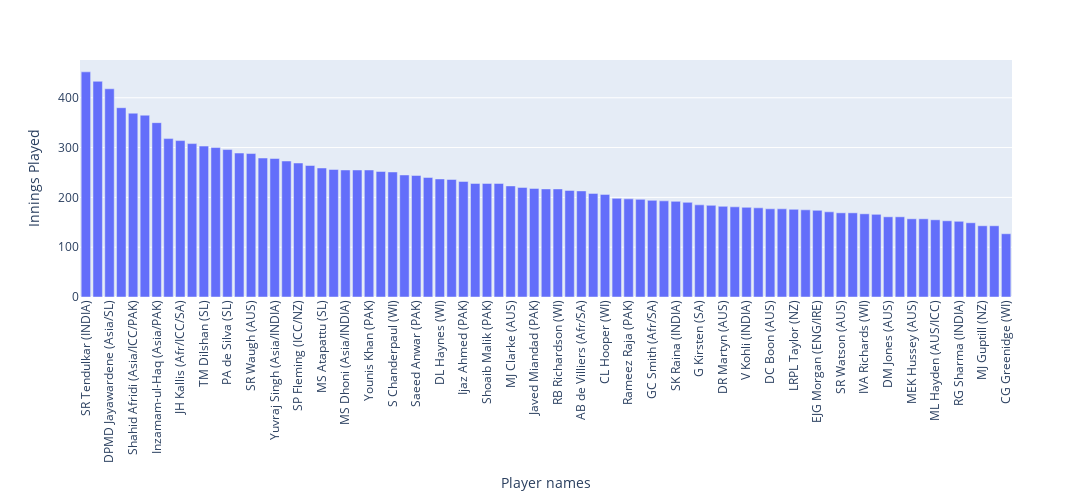

The code cell stored with this chart in its notebook:
### Code cell
inns=df[['Player','Inns']].sort_values('Inns',ascending=False)
fig=px.bar(inns,x='Player',y='Inns')
fig.update_layout(xaxis_tickangle=-90,
                 xaxis_title='Player names ',
                 yaxis_title='Innings Played',
                 width=1200,
                 height=500)
fig.show()

### Figure 1 — Plotly figure (JSON) as saved in the notebook; plotly's stock layout.template omitted (floating-point values rounded to 4 significant figures)
{"data": [{"alignmentgroup": "True", "hovertemplate": "Player=%{x}<br>Inns=%{y}<extra></extra>", "legendgroup": "", "marker": {"color": "#636efa", "pattern": {"shape": ""}}, "name": "", "offsetgroup": "", "orientation": "v", "showlegend": false, "textposition": "auto", "type": "bar", "x": ["SR Tendulkar (INDIA)", "ST Jayasuriya (Asia/SL)", "DPMD Jayawardene (Asia/SL)", "KC Sangakkara (Asia/ICC/SL)", "Shahid Afridi (Asia/ICC/PAK)", "RT Ponting (AUS/ICC)", "Inzamam-ul-Haq (Asia/PAK)", "R Dravid (Asia/ICC/INDIA)", "JH Kallis (Afr/ICC/SA)", "M Azharuddin (INDIA)", "TM Dilshan (SL)", "SC Ganguly (Asia/INDIA)", "PA de Silva (SL)", "BC Lara (ICC/WI)", "SR Waugh (AUS)", "AC Gilchrist (AUS/ICC)", "Yuvraj Singh (Asia/INDIA)", "Mohammad Yousuf (Asia/PAK)", "SP Fleming (ICC/NZ)", "CH Gayle (ICC/WI)", "MS Atapattu (SL)", "Saleem Malik (PAK)", "MS Dhoni (Asia/INDIA)", "A Ranatunga (SL)", "Younis Khan (PAK)", "AR Border (AUS)", "S Chanderpaul (WI)", "V Sehwag (Asia/ICC/INDIA)", "Saeed Anwar (PAK)", "HH Gibbs (SA)", "DL Haynes (WI)", "ME Waugh (AUS)", "Ijaz Ahmed (PAK)", "BB McCullum (NZ)", "Shoaib Malik (PAK)", "Abdul Razzaq (Asia/PAK)", "MJ Clarke (AUS)", "JN Rhodes (SA)", "Javed Miandad (PAK)", "NJ Astle (NZ)", "RB Richardson (WI)", "GW Flower (ZIM)", "AB de Villiers (Afr/SA)", "A Flower (ZIM)", "CL Hooper (WI)", "RS Mahanama (SL)", "Rameez Raja (PAK)", "MG Bevan (AUS)", "GC Smith (Afr/SA)", "WU Tharanga (Asia/SL)", "SK Raina (INDIA)", "Mohammad Hafeez (PAK)", "G Kirsten (SA)", "ADR Campbell (ZIM)", "DR Martyn (AUS)", "PD Collingwood (ENG)", "V Kohli (INDIA)", "A Jadeja (INDIA)", "DC Boon (AUS)", "MN Samuels (WI)", "LRPL Taylor (NZ)", "WJ Cronje (SA)", "EJG Morgan (ENG/IRE)", "Tamim Iqbal (BDESH)", "SR Watson (AUS)", "RR Sarwan (WI)", "IVA Richards (WI)", "BRM Taylor (ZIM)", "DM Jones (AUS)", "A Symonds (AUS)", "MEK Hussey (AUS)", "IR Bell (ENG)", "ML Hayden (AUS/ICC)", "HM Amla (SA)", "RG Sharma (INDIA)", "Misbah-ul-Haq (PAK)", "MJ Guptill (NZ)", "G Gambhir (INDIA)", "CG Greenidge (WI)"], "xaxis": "x", "y": [452, 433, 418, 380, 369, 365, 350, 318, 314, 308, 303, 300, 296, 289, 288, 279, 278, 273, 269, 264, 259, 256, 255, 255, 255, 252, 251, 245, 244, 240, 237, 236, 232, 228, 228, 228, 223, 220, 218, 217, 217, 214, 213, 208, 206, 198, 197, 196, 194, 193, 192, 190, 185, 184, 182, 181, 180, 179, 177, 177, 176, 175, 174, 171, 169, 169, 167, 166, 161, 161, 157, 157, 155, 153, 152, 149, 143, 143, 127], "yaxis": "y"}], "layout": {"barmode": "relative", "height": 500, "legend": {"tracegroupgap": 0}, "margin": {"t": 60}, "width": 1200, "xaxis": {"anchor": "y", "domain": [0, 1], "tickangle": -90, "title": {"text": "Player names "}}, "yaxis": {"anchor": "x", "domain": [0, 1], "title": {"text": "Innings Played"}}}}
